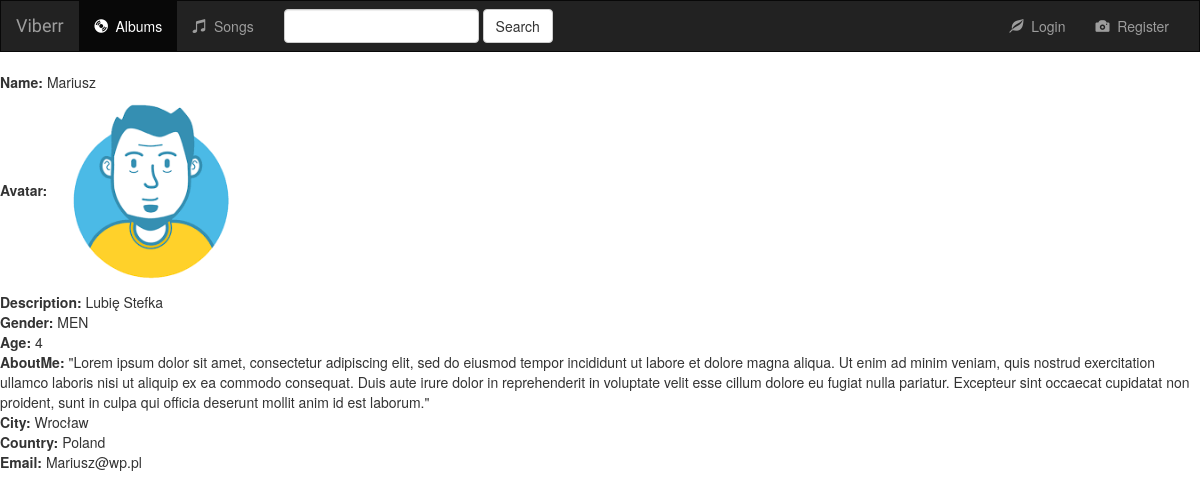
/music/profile/Mariusz/, run on the app's committed database.
### music/models.py (models this page shows)
class Profile(models.Model):
    Gender = (
        ('MEN', 'Mężczyzna'),
        ('Women', 'Kobieta'),
        ('Other', 'Inna')
        )
    user = models.OneToOneField(User, on_delete=models.CASCADE, unique=True)
    description = models.CharField(max_length=1000, null=True)
    avatar = models.ImageField(upload_to='music/static/music/images/avatars/', default='music/static/music/images/avatars/default.png', blank=True, null=True)
    gender = models.CharField(max_length=12, choices=Gender, null=True)
    age = models.IntegerField(null=True)
    aboutMe = models.TextField(null=True)
    city = models.CharField(max_length=250, null=True)
    country = models.CharField(max_length=250, null=True)
    email = models.EmailField(max_length=70,blank=True)

### music/views.py (the view)
# urls.py: url(r'^profile/(?P<username>\w+)/$', views.view_profile, name="view_profile"),
def view_profile(request, username):
    profile = Profile.objects.get(user__username=username)
    print("profile: ", Profile.objects.all())
    context = {
        'profile': profile,
    }
    return render(request, 'music/profile.html', context)

### music/templates/music/profile.html (shortened to what this page needs)
{% extends 'music/base.html' %}
{% block body %}
<div>
    <strong>Name: </strong>{{ profile.user }}</br>
    <strong>Avatar: </strong> <img width="200" src="{{ profile.avatar.url }}" /></br>
    <strong>Description: </strong> {{profile.description}}</br>
    <strong>Gender: </strong> {{profile.gender}}</br>
    <strong>Age: </strong> {{profile.age}}</br>
    <strong>AboutMe: </strong> {{profile.aboutMe}}</br>
    <strong>City: </strong> {{profile.city}}</br>
    <strong>Country: </strong> {{profile.country}}</br>
    <strong>Email: </strong> {{profile.email}}</br>
</div>
{% endblock %}

### data on the page
Profile: user "Mariusz", avatar (placeholder picture), description "Lubię Stefka", gender "MEN", age "4", aboutMe "\"Lorem ipsum dolor sit amet, consectetur adipiscing elit, sed do eiusmod tempor incididunt ut labore et dolore magna aliqua. Ut enim ad minim veniam, quis nostrud exercitation ullamco laboris nisi ut aliquip ex ea commodo consequat. Duis aute irure dolor in reprehenderit in voluptate velit esse cillum dolore eu fugiat nulla pariatur. Excepteur sint occaecat cupidatat non proident, sunt in culpa qui officia deserunt mollit anim id est laborum.\"", city "Wrocław", country "Poland", email "Mariusz@wp.pl"
